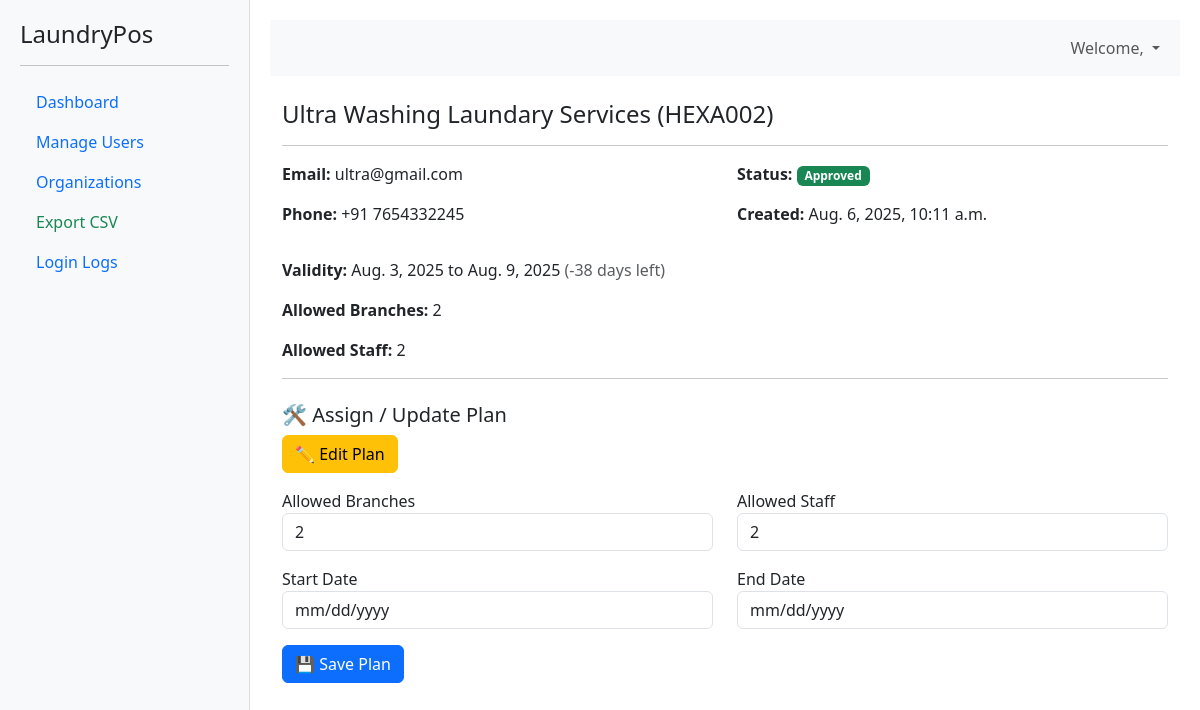
/manage-users/2/, run on the app's committed database.
### laundry/models.py (models this page shows, shortened)
class Organization(models.Model):
    is_approved = models.BooleanField(default=False)
    name = models.CharField(max_length=255)
    address = models.TextField()
    country_code = models.CharField(
        max_length=5,
        default='+91',
        help_text="Country Code (e.g., +91)"
    )
    phone = models.CharField(
        max_length=10,
        validators=[
            RegexValidator(r'^\d{10}$', message="Phone number must be exactly 10 digits")
        ],
        help_text="Enter 10-digit mobile number"
    )
    whatsapp = models.CharField(max_length=10, blank=True, null=True)
    email = models.EmailField()
    gst_number = models.CharField(max_length=20, blank=True, null=True)
    logo = models.ImageField(upload_to='organization_logos/', blank=True, null=True)
    created_by = models.ForeignKey(
        settings.AUTH_USER_MODEL,
        on_delete=models.SET_NULL,
        null=True,
        blank=True,
        related_name="created_organizations"
    )
    org_id = models.CharField(max_length=10, unique=True)
    created_at = models.DateTimeField(auto_now_add=True)
    allowed_branches = models.PositiveIntegerField(default=0)
    allowed_staff = models.PositiveIntegerField(default=0)
    plan = models.ForeignKey(Plan, on_delete=models.SET_NULL, null=True, blank=True)
    plan_start_date = models.DateField(null=True, blank=True)
    plan_end_date = models.DateField(null=True, blank=True)

### laundry/views.py (the view)
# urls.py: path("manage-users/<int:org_id>/", views.manage_user_detail, name="manage_user_detail"),
def manage_user_detail(request, org_id):
    org = get_object_or_404(Organization, id=org_id)
    days_remaining = None
    if org.plan_end_date:
        days_remaining = (org.plan_end_date - timezone.now().date()).days
    org.days_remaining = days_remaining
    plans = Plan.objects.all()
    organizations = Organization.objects.all().order_by("name")  # ✅ correct key
    return render(request, "superadmin/manage_user_detail.html", {
        "organization": org,
        "plans": plans,
        "organizations": organizations,  # ✅ required by sidebar
    })

### laundry/context_processors.py (called while the page is built)
def all_organizations(request):
    return {
        'all_organizations': Organization.objects.all().order_by("name")
    }

def org_context(request):
    if request.user.is_authenticated and hasattr(request.user, 'organization'):
        return {
            'organization': request.user.organization
        }
    return {}

### templates/superadmin/manage_user_detail.html (shortened to what this page needs)
{% extends 'superadmin/layout.html' %}
{% block content %}
<div class="container mt-4">
  <h4>{{ organization.name }} ({{ organization.org_id }})</h4>
  <hr>
  <div class="row mb-3">
    <div class="col-md-6">
      <p><strong>Email:</strong> {{ organization.email }}</p>
      <p><strong>Phone:</strong> {{ organization.country_code }} {{ organization.phone }}</p>
    </div>
    <div class="col-md-6">
      <p><strong>Status:</strong>
        {% if organization.is_approved %}
          <span class="badge bg-success">Approved</span>
        {% else %}
          <span class="badge bg-warning text-dark">Pending</span>
        {% endif %}
      </p>
      <p><strong>Created:</strong> {{ organization.created_at }}</p>
    </div>
  </div>
  <p><strong>Validity:</strong>
    {% if organization.plan_start_date and organization.plan_end_date %}
      {{ organization.plan_start_date }} to {{ organization.plan_end_date }}
      <span class="text-muted">
        {% if organization.days_remaining %}
          ({{ organization.days_remaining }} days left)
        {% endif %}
      </span>
    {% else %}
      Not set
    {% endif %}
  </p>
 <p><strong>Allowed Branches:</strong>
  {% if organization.allowed_branches > 0 %}
    {{ organization.allowed_branches }}
  {% else %}
    N/A
  {% endif %}
</p>
<p><strong>Allowed Staff:</strong>
  {% if organization.allowed_staff > 0 %}
    {{ organization.allowed_staff }}
  {% else %}
    N/A
  {% endif %}
</p>
  <hr>
  <h5 class="mt-4">🛠️ Assign / Update Plan</h5>
  {% if organization.plan_start_date or organization.allowed_branches or organization.allowed_staff %}
    <div class="mb-3">
      <button type="button" class="btn btn-warning" id="editToggleBtn">✏️ Edit Plan</button>
    </div>
  {% endif %}
  <form method="POST" action="{% url 'assign_org_limits' organization.id %}">
    <div class="row mb-3">
      <div class="col-md-6">
        <label>Allowed Branches</label>
        <input type="number" name="branches" value="{{ organization.allowed_branches }}" class="form-control"
        {% if organization.plan_start_date or organization.allowed_branches or organization.allowed_staff %}readonly{% endif %}>
      </div>
      <div class="col-md-6">
        <label>Allowed Staff</label>
        <input type="number" name="staff" value="{{ organization.allowed_staff }}" class="form-control"
        {% if organization.plan_start_date or organization.allowed_branches or organization.allowed_staff %}readonly{% endif %}>
      </div>
    </div>
    <div class="row mb-3">
      <div class="col-md-6">
        <label>Start Date</label>
        <input type="date" name="start" value="{{ organization.plan_start_date }}" class="form-control"
        {% if organization.plan_start_date or organization.allowed_branches or organization.allowed_staff %}readonly{% endif %}>
      </div>
      <div class="col-md-6">
        <label>End Date</label>
        <input type="date" name="end" value="{{ organization.plan_end_date }}" class="form-control"
        {% if organization.plan_start_date or organization.allowed_branches or organization.allowed_staff %}readonly{% endif %}>
      </div>
    </div>
    <button class="btn btn-primary">💾 Save Plan</button>
  </form>
</div>
{% endblock %}

### templates/superadmin/layout.html (style rules this page uses)
body, html { margin: 0; padding: 0; height: 100%; overflow: hidden; }

### data on the page
Organization: name "Ultra Washing Laundary Services", org_id "HEXA002", email "ultra@gmail.com", country_code "+91", phone "7654332245", created_at "Aug. 6, 2025, 10:11 a.m.", plan_start_date "Aug. 3, 2025", plan_end_date "Aug. 9, 2025", days_remaining "-38", allowed_branches "2", allowed_staff "2", branches "2", staff "2"
